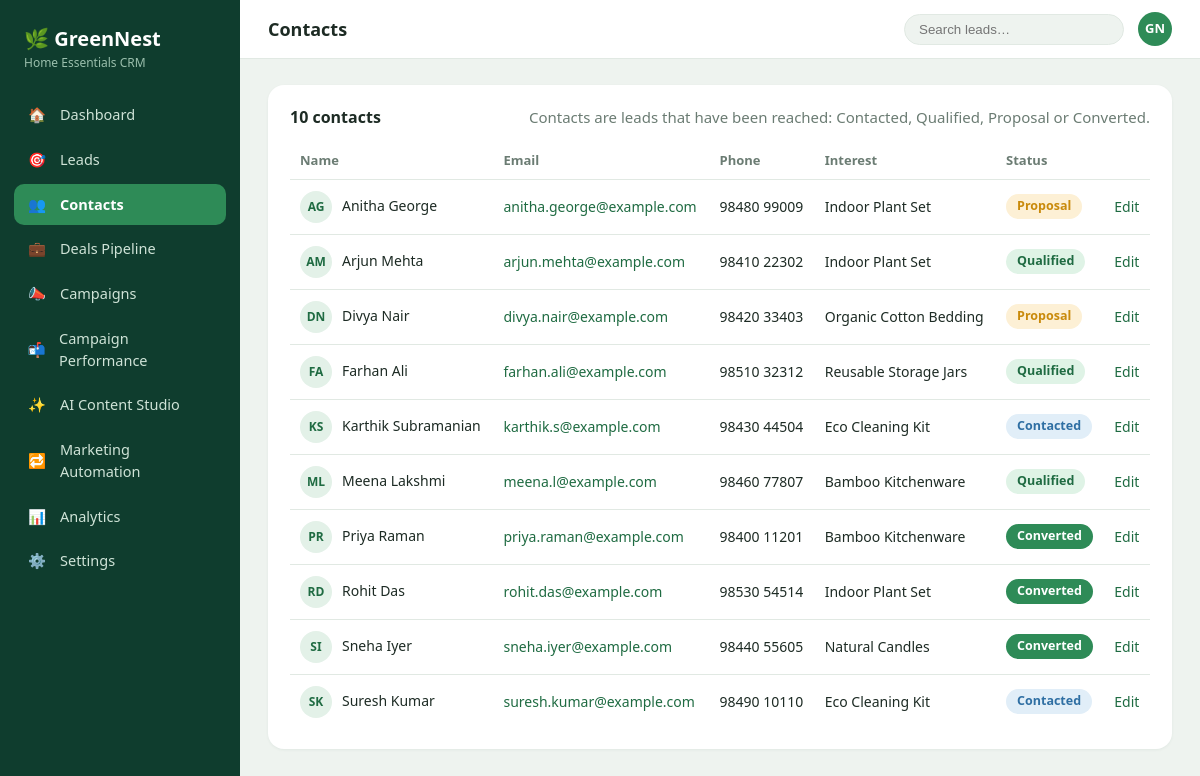
Screenshot of /contacts with the database file from the repository.
### tables this page shows
CREATE TABLE leads(
        id INTEGER PRIMARY KEY AUTOINCREMENT, name TEXT NOT NULL, email TEXT NOT NULL, phone TEXT,
        source TEXT, status TEXT DEFAULT 'New', product_interest TEXT, created_at TEXT);

### app.py (the view)
@app.route("/contacts")
def contacts():
    data = rows("SELECT * FROM leads WHERE status IN ('Contacted','Qualified','Proposal','Converted') ORDER BY name")
    return render_template("contacts.html", title="Contacts", contacts=data)

### app.py (called while the page is built)
def get_db():
    if "db" not in g:
        g.db = sqlite3.connect(DB_PATH)
        g.db.row_factory = sqlite3.Row
    return g.db

def rows(sql, args=()):
    return get_db().execute(sql, args).fetchall()

@app.context_processor
def inject_globals():
    return {"NAV": NAV, "STATUSES": STATUSES, "SOURCES": SOURCES, "PRODUCTS": PRODUCTS,
            "CHANNELS": CHANNELS, "CAMPAIGN_STATUSES": CAMPAIGN_STATUSES}

### templates/contacts.html
{% extends "base.html" %}{% from "_macros.html" import badge %}
{% block body %}
<div class="panel"><div class="panel-head"><h2>{{ contacts|length }} contacts</h2><span class="muted">Contacts are leads that have been reached: Contacted, Qualified, Proposal or Converted.</span></div>
<div class="table-wrap"><table><tr><th>Name</th><th>Email</th><th>Phone</th><th>Interest</th><th>Status</th><th></th></tr>
{% for c in contacts %}<tr><td><span class="ini">{{ c.name[:1] }}{{ c.name.split()[-1][:1] }}</span>{{ c.name }}</td><td><a href="mailto:{{ c.email }}">{{ c.email }}</a></td><td>{{ c.phone }}</td><td>{{ c.product_interest }}</td><td>{{ badge(c.status) }}</td><td><a href="{{ url_for('lead_edit', lead_id=c.id) }}">Edit</a></td></tr>
{% else %}<tr><td colspan="6" class="muted">No contacts yet.</td></tr>{% endfor %}</table></div></div>
{% endblock %}

### templates/_macros.html (shortened to what this page needs)
{% macro badge(s) %}<span class="badge b-{{ s|lower }}">{{ s }}</span>{% endmacro %}

### static/style.css (style rules this page uses)
:root { --side:#0f3d2e;--side2:#16513c;--bg:#eef3ef;--panel:#fff;--green:#2e8b57;--green-d:#1f6b42;--green-l:#e3f1e8; --text:#1d2b24;--muted:#6b7c73;--line:#e1e9e3;--red:#c0392b;--amber:#c98a0b;--blue:#2f6fa3 }
* { box-sizing:border-box }
body { margin:0;font-family:"Segoe UI",system-ui,sans-serif;background:var(--bg);color:var(--text);font-size:15px;line-height:1.5 }
a { color:var(--green-d);text-decoration:none }
.panel { background:var(--panel);border-radius:16px;padding:20px 22px;margin-bottom:20px;box-shadow:0 1px 3px rgba(15,61,46,.06) }
.panel h2 { font-size:16px;margin:0 0 14px }
.panel-head { display:flex;justify-content:space-between;align-items:center;gap:10px;flex-wrap:wrap;margin-bottom:14px }
.panel-head h2 { margin:0 }
table { width:100%;border-collapse:collapse;font-size:14px }
th { text-align:left;color:var(--muted);font-weight:600;font-size:13px;padding:8px 10px;border-bottom:1px solid var(--line) }
td { padding:11px 10px;border-bottom:1px solid var(--line);vertical-align:middle }
tr:last-child td { border-bottom:0 }
.table-wrap { overflow-x:auto }
.badge { display:inline-block;padding:3px 11px;border-radius:20px;font-size:12.5px;font-weight:600;background:var(--green-l);color:var(--green-d) }
.b-contacted,.b-scheduled { background:#e1eef8;color:var(--blue) }
.b-qualified,.b-active { background:#dff3e6;color:var(--green-d) }
.b-proposal { background:#fdf0d5;color:var(--amber) }
.b-converted,.b-completed { background:var(--green);color:#fff }
.ini { display:inline-grid;place-items:center;width:32px;height:32px;border-radius:50%;background:var(--green-l);color:var(--green-d);font-weight:700;font-size:12px;margin-right:10px }
.muted { color:var(--muted) }

### rows the page displays
leads: name "A", name "G", name "Anitha George", email "anitha.george@example.com", phone "98480 99009", product_interest "Indoor Plant Set", status "Proposal"
leads: name "A", name "M", name "Arjun Mehta", email "arjun.mehta@example.com", phone "98410 22302", product_interest "Indoor Plant Set", status "Qualified"
leads: name "D", name "N", name "Divya Nair", email "divya.nair@example.com", phone "98420 33403", product_interest "Organic Cotton Bedding", status "Proposal"
leads: name "F", name "A", name "Farhan Ali", email "farhan.ali@example.com", phone "98510 32312", product_interest "Reusable Storage Jars", status "Qualified"
leads: name "K", name "S", name "Karthik Subramanian", email "karthik.s@example.com", phone "98430 44504", product_interest "Eco Cleaning Kit", status "Contacted"
leads: name "M", name "L", name "Meena Lakshmi", email "meena.l@example.com", phone "98460 77807", product_interest "Bamboo Kitchenware", status "Qualified"
leads: name "P", name "R", name "Priya Raman", email "priya.raman@example.com", phone "98400 11201", product_interest "Bamboo Kitchenware", status "Converted"
leads: name "R", name "D", name "Rohit Das", email "rohit.das@example.com", phone "98530 54514", product_interest "Indoor Plant Set", status "Converted"
leads: name "S", name "I", name "Sneha Iyer", email "sneha.iyer@example.com", phone "98440 55605", product_interest "Natural Candles", status "Converted"
leads: name "S", name "K", name "Suresh Kumar", email "suresh.kumar@example.com", phone "98490 10110", product_interest "Eco Cleaning Kit", status "Contacted"

### other values shown
{{ icon }} "🏠" "🎯" "👥" "💼" "📣" "📬" "✨" "🔁" "📊" "⚙️"
{{ label }} "Dashboard" "Leads" "Contacts" "Deals Pipeline" "Campaigns" "Campaign Performance" "AI Content Studio" "Marketing Automation" "Analytics" "Settings"
{{ title }} "Contacts"
{{ contacts|length }} "10"
